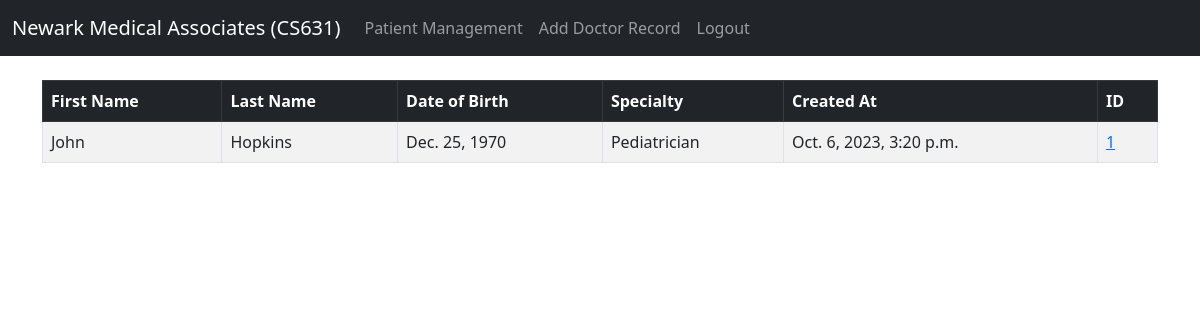
Page /patient_management/doctor_table/ (signed in) on the earlier database version.
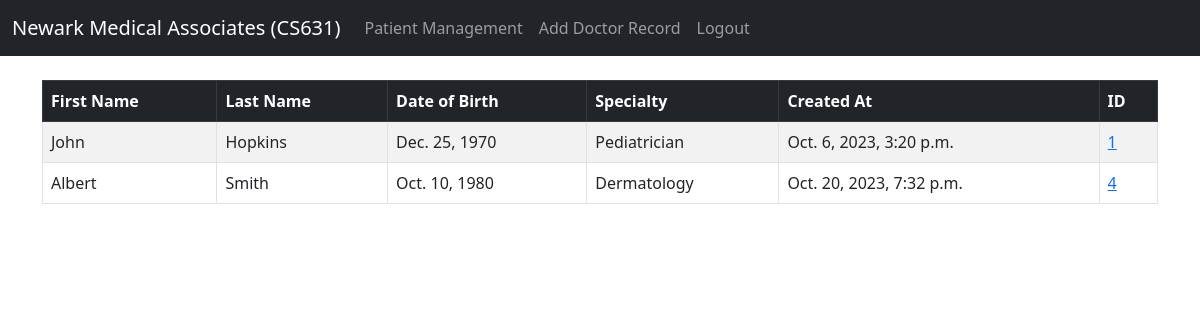
Same page on the later database version.
### website/models.py (models this page shows, shortened)
class Doctor(models.Model):
	created_at = models.DateTimeField(auto_now_add=True)
	first_name = models.CharField(max_length=50)
	last_name =  models.CharField(max_length=50)
	DOB = models.DateField()
	specialty = models.CharField(max_length=100, choices=realSpecialty)

### website/views.py (the view)
# urls.py: path('patient_management/doctor_table/', views.see_doctor_table, name='doctor_table'),
def see_doctor_table(request):
	if request.user.is_authenticated:
		doctors = Doctor.objects.all()
		return render(request, 'patient_managements/doctor_table.html', {'doctors':doctors})
	else:
		messages.success(request, "This action requres user to be logged in.")
		return redirect('home')

### website/templates/patient_managements/doctor_table.html
{% extends 'base.html' %}
{% block content %}
{% if user.is_authenticated %}
<table class="table table-striped table-hover table-bordered">
  <thead class="table-dark">
    <tr>
      <th scope="col">First Name</th>
      <th scope="col">Last Name</th>
      <th scope="col">Date of Birth</th>
      <th scope="col">Specialty</th>
      <th scope="col">Created At</th>
      <th scope="col">ID</th>
    </tr>
  </thead>
  <tbody>
{% if doctors %}
	{% for doctor in doctors %}
		<tr>
			<td>{{ doctor.first_name }}</td>
            <td>{{ doctor.last_name }}</td>
            <td>{{ doctor.DOB }}</td>
            <td>{{ doctor.specialty }}</td>
			<td>{{ doctor.created_at }}</td>
			<td><a href="{% url 'doctor' doctor.id %}">{{ doctor.id }}</a></td>
		</tr>
	{% endfor %}
	  </tbody>
	</table>
  {% endif %}
{% endif %}
{% endblock %}

Differences in the rows shown:
added Doctor: first_name "Albert", last_name "Smith", DOB "Oct. 10, 1980", specialty "Dermatology", created_at "Oct. 20, 2023, 7:32 p.m.", id "4"
